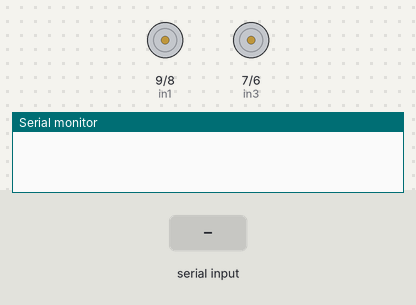
Simulated run of this sketch. Board: Arduino Uno, built with avr-gcc and run on an emulated ATmega328P. On the bench: motor-driver pin pairs drawn as motors (green arrow = first pin HIGH = forward, orange = second pin HIGH = backward, longer = more drive, scaled by the enable pin), the last lines printed to the serial monitor. The test bench sets the inputs (shaded band).

Above: at 1.4 s.
1.5 s: "1" received over the second serial link
At 2.7 s:
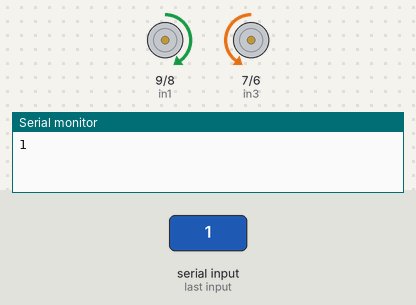
3.0 s: "2" received over the second serial link
At 4.0 s:
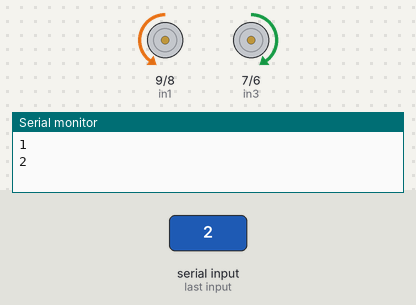
4.5 s: "3" received over the second serial link
At 5.1 s:
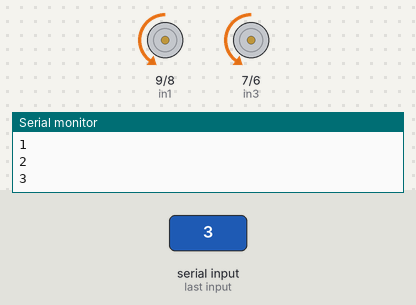
6.0 s: "4" received over the second serial link
At 7.4 s:
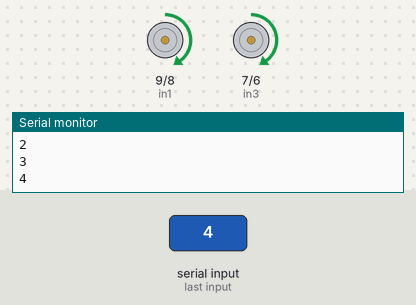
Timing chart, 0 to 8.5 s (numbered marks = the images above; inputs shaded):
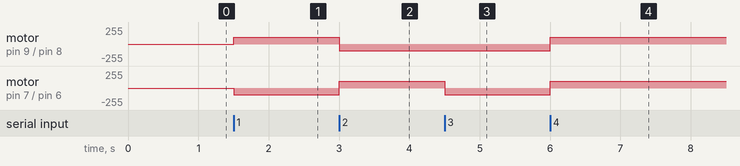

The sketch:

chair_code_last_direction_stop.ino
```cpp
#include <SoftwareSerial.h>

SoftwareSerial BT_Serial(2, 3); // TX, RX

#define enA 10
#define in1 9
#define in2 8
#define in3 7
#define in4 6
#define enB 5

int Speed = 100;
char last = '0'; // Inicializa com um valor que não representa nenhuma direção
char Direction;

void setup() {
  pinMode(enA, OUTPUT);
  pinMode(in1, OUTPUT);
  pinMode(in2, OUTPUT);
  pinMode(in3, OUTPUT);
  pinMode(in4, OUTPUT);
  pinMode(enB, OUTPUT);

  Serial.begin(9600);
  BT_Serial.begin(9600);

  delay(200);
}

void loop() {
  if (BT_Serial.available() > 0) {
    Direction = BT_Serial.read();
    Serial.println(Direction);

    if (Direction != last) { // Nova direção informada
      executeDirection(Direction);
      last = Direction;
    } else { // Mesma direção informada duas vezes seguidas
      stopMotors();
      last = '0'; // Reseta a última direção
    }
  } else if (last != '0') { // Nenhuma nova direção informada, continua a última direção
    executeDirection(last);
  }

  analogWrite(enA, Speed);
  analogWrite(enB, Speed);
}

void executeDirection(char direction) {
  if (direction == '1') {
    accelerate();
  } else if (direction == '2') {
    re();
  } else if (direction == '3') {
    turnRight();
  } else if (direction == '4') {
    turnLeft();
  }
}

void accelerate() {
  digitalWrite(in1, HIGH);
  digitalWrite(in2, LOW);
  digitalWrite(in3, LOW);
  digitalWrite(in4, HIGH);
}

void re() {
  digitalWrite(in1, LOW);
  digitalWrite(in2, HIGH);
  digitalWrite(in3, HIGH);
  digitalWrite(in4, LOW);
}

void turnRight() {
  digitalWrite(in1, LOW);
  digitalWrite(in2, HIGH);
  digitalWrite(in3, LOW);
  digitalWrite(in4, HIGH);
}

void turnLeft() {
  digitalWrite(in1, HIGH);
  digitalWrite(in2, LOW);
  digitalWrite(in3, HIGH);
  digitalWrite(in4, LOW);
}

void stopMotors() {
  digitalWrite(in1, LOW);
  digitalWrite(in2, LOW);
  digitalWrite(in3, LOW);
  digitalWrite(in4, LOW);
}
```

Measured:
- after the input at 1.5 s, motor on pin 9 (in1) / pin 8 (in2): stopped → forward 100/255 at once; motor on pin 7 (in3) / pin 6 (in4): stopped → backward 100/255 at once
- after the input at 3.0 s, motor on pin 9 (in1) / pin 8 (in2): forward 100/255 → backward 100/255 at once; motor on pin 7 (in3) / pin 6 (in4): backward 100/255 → forward 100/255 at once
- after the input at 4.5 s, motor on pin 7 (in3) / pin 6 (in4): forward 100/255 → backward 100/255 at once
- after the input at 6.0 s, motor on pin 9 (in1) / pin 8 (in2), motor on pin 7 (in3) / pin 6 (in4): backward 100/255 → forward 100/255 at once
